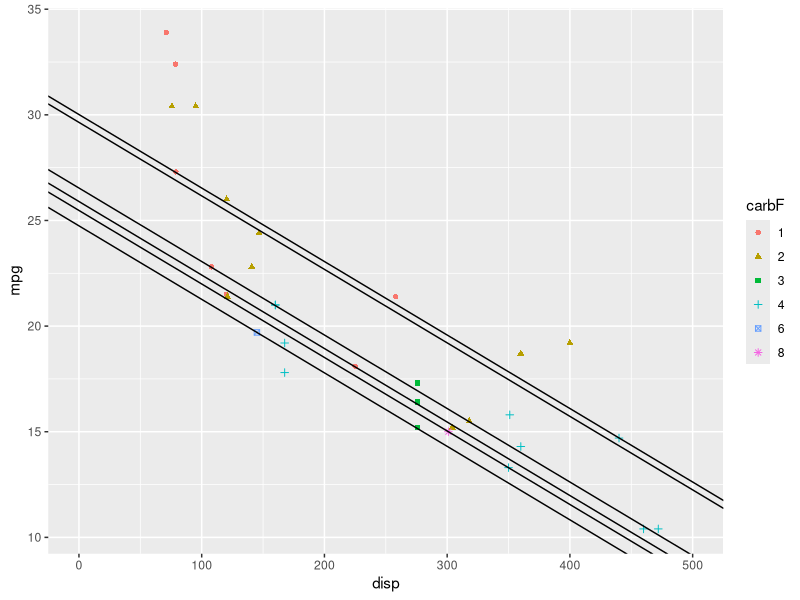
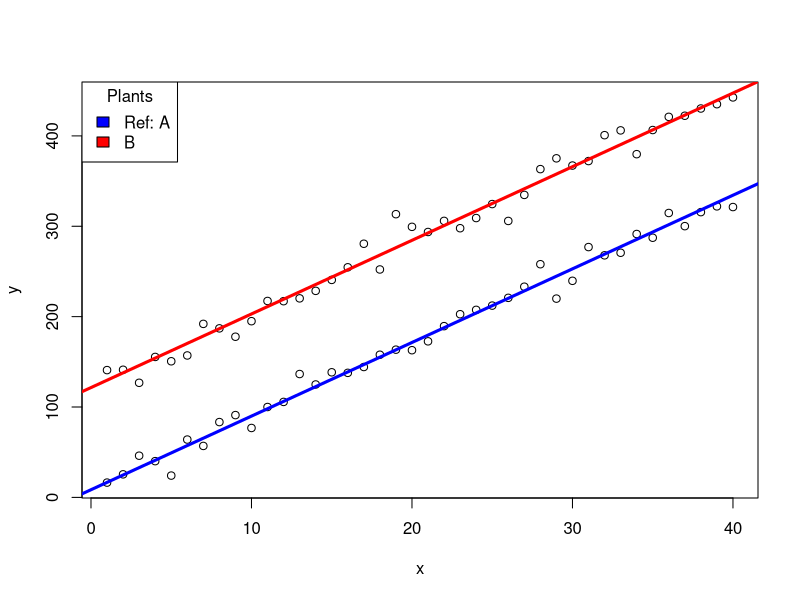
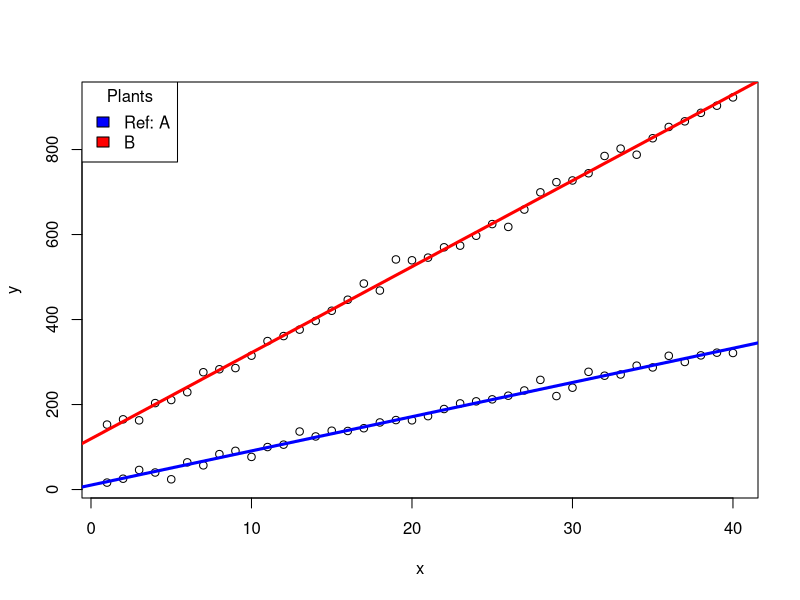

These charts were generated, in order, by the following R code:
## ---- chunk 1
knitr::opts_chunk$set(echo = TRUE)
## ---- chunk 2
data(mtcars)
head(mtcars)
dim(mtcars)[1]
## ---- chunk 3
mycars = within(mtcars, {
  cylF<-factor(cyl)
  vsF <- factor(vs)
  amF <- factor(am)
  gearF <- factor(gear)
  carbF <- factor(carb)
})

head(mycars)
table(mycars$carbF)
## ---- chunk 4
mpglm = lm(mpg~disp + carbF, data =mycars )
summary(mpglm)
## ---- chunk 5
mm=model.matrix(mpglm)
df = as.data.frame(mm)

lst = as.list(df)
df

## ---- chunk 6
df2=model.frame(mpglm)
head(df2)
dput(df2)
## ---- chunk 7
library(ggplot2)
pred = predict(mpglm)

cf=coef(mpglm) # obtain the coefficients

int = cf[1]+c(0,cf[-c(1,2)]) # intercepts (6)

gg = ggplot(mycars, aes(x = disp, y =mpg, group = carbF, color = carbF, shape = carbF)) + geom_point()  + 
  geom_abline(intercept =int, slope = cf[2], aes(colour = carbF)) + xlim(0,500)

gg

cf

## ---- chunk 8
dput(df[,-1])
## ---- chunk 9
x1 = 1:40
set.seed(33)
y1=10+8*x1 + rnorm(40,0,12)
set.seed(44)
y2 = 125+8*x1 + rnorm(40,0,12)
y = c(y1,y2)
x = c(x1,x1)
plant = rep(c("A","B"), c(40,40))

y.lm = lm(y ~ x + plant)
summary(y.lm)
head(model.matrix(y.lm))
cf=coef(y.lm)
## ---- chunk 10
plot(y~x)
abline(coef=cf[1:2], lwd =3, col = "Blue")
abline(coef =c(cf[1] +cf[3],cf[2]),lwd =3, col = "Red")
legend("topleft",legend = c("Ref: A","B"),fill =c("Blue","Red"), title = "Plants")

## ---- chunk 11
x1 = 1:40
set.seed(33)
y1=10+8*x1 + rnorm(40,0,12) #A
set.seed(44)
y2 = 125+20*x1 + rnorm(40,0,12) # B
y = c(y1,y2)
x = c(x1,x1)
plant = rep(c("A","B"), c(40,40))




## ---- chunk 12
yy.lm = lm(y ~ x + plant + x:plant)
summary(yy.lm)

plot(y~x)
cf2 = coef(yy.lm)
cf2
abline(coef = c(cf2[1],cf2[2]), col="Blue", lwd =3)
abline(coef = c(cf2[1]+cf2[3], cf2[2]+cf2[4]), col = "Red", lwd = 3)
legend("topleft",legend = c("Ref: A","B"),fill =c("Blue","Red"), title = "Plants")
## ---- chunk 13
model.matrix(yy.lm)
